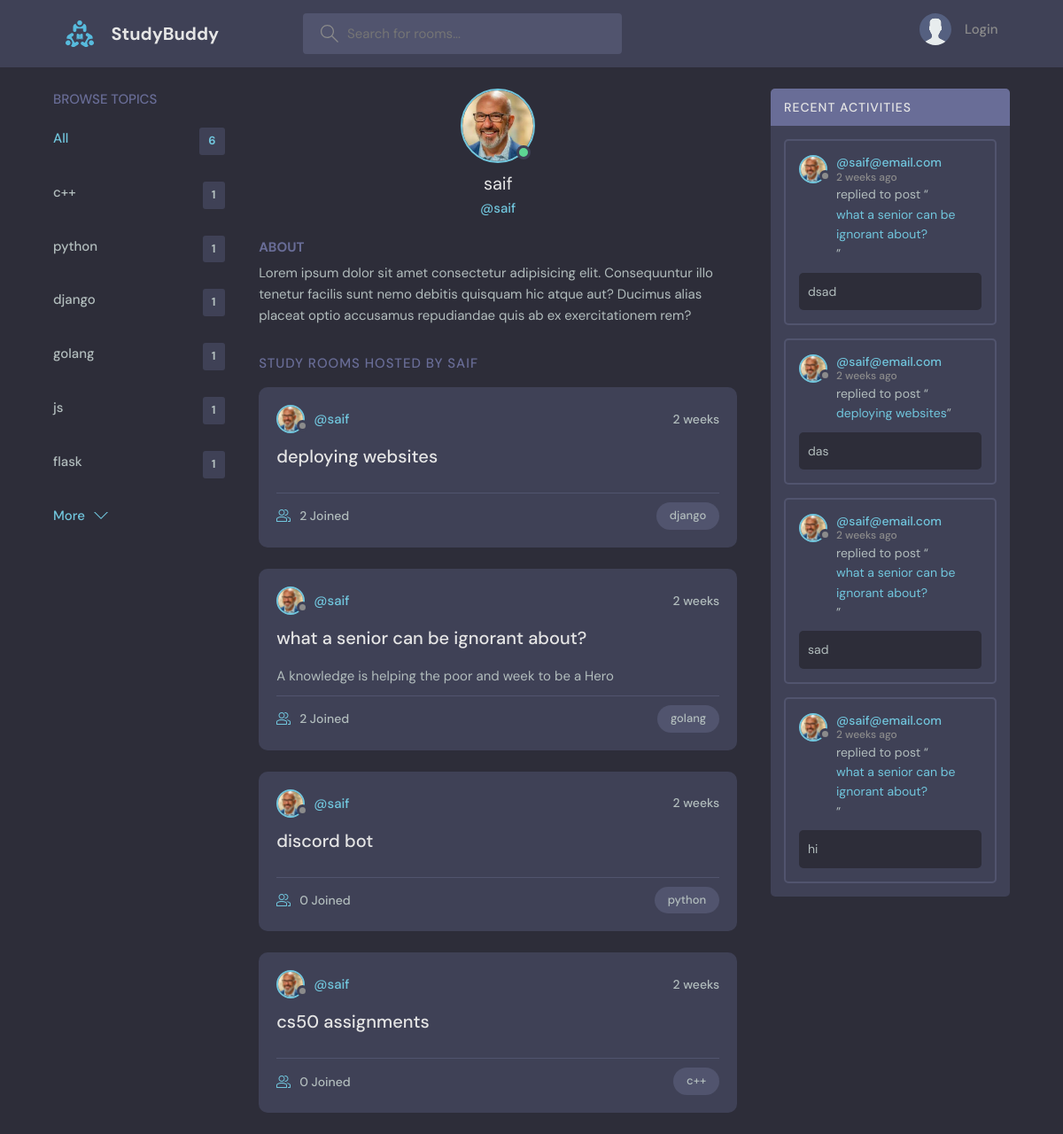
Page /profile/1/ on the committed database.
### base/models.py (models this page shows, shortened)
class Topic(models.Model):
    name = models.CharField(max_length=200)
    def __str__(self):
        return self.name

class User(AbstractUser):
    name = models.CharField(max_length=200, null=True)
    email = models.EmailField(unique=True, null=True)
    bio = models.TextField(null=True)
    avatar = models.ImageField(null=True, default="avatar.svg")
    USERNAME_FIELD = 'email'
    REQUIRED_FIELDS = []

class Room(models.Model):
    host = models.ForeignKey(User, on_delete=models.SET_NULL, null=True)
    topic = models.ForeignKey(Topic, on_delete=models.SET_NULL, null=True) # if the topic is deleted the room will not
    name = models.CharField(max_length=200)
    description = models.TextField(null=True, blank=True) # null --> must be description      blank --> for form user can sumbit room without description
    participants = models.ManyToManyField(User, related_name="participant", blank=True)
    updated = models.DateTimeField(auto_now=True) # will has value every time it is sumbitted
    created = models.DateTimeField(auto_now_add=True) # will save one value at the initiating of it
    class Meta: # to order the Rooms
        ordering = ['-updated', '-created']
    def __str__(self):
        return self.name

class Message(models.Model):
    user = models.ForeignKey(User, on_delete=models.CASCADE) # (user)one TO many(messages)
    room = models.ForeignKey(Room, on_delete=models.CASCADE) # when delete Room all messages will be deleted because of CASCADE
    body = models.TextField()
    updated = models.DateTimeField(auto_now=True) # will has value every time it is sumbitted
    created = models.DateTimeField(auto_now_add=True) # will save one value at the initiating of it
    class Meta: # to order the Messages
        ordering = ['-updated', '-created']

### base/views.py (the view)
# urls.py: path('profile/<str:pk>/', views.userProfile, name='user-profile'),
def userProfile(request, pk):
    user = User.objects.get(id=pk)
    rooms = user.room_set.all()
    room_messages=user.message_set.all()
    topics = Topic.objects.all()
    context={"user":user, "rooms":rooms, "room_messages":room_messages, "topics":topics}
    return render(request, 'base/profile.html', context)

### base/templates/base/profile.html (shortened to what this page needs)
{% extends 'main.html' %}
{% block content %}
  <main class="profile-page layout layout--3">
    <div class="container">
      {% include 'base/topics_component.html' %}
      <div class="roomList">
        <div class="profile">
          <div class="profile__avatar">
            <div class="avatar avatar--large active">
              <img src="{{user.avatar.url}}" />
            </div>
          </div>
          <div class="profile__info">
            <h3>{{user.username}}</h3>
            <p>@{{user.username}}</p>
          </div>
          <div class="profile__about">
            <h3>About</h3>
            <p>
              Lorem ipsum dolor sit amet consectetur adipisicing elit. Consequuntur illo tenetur
              facilis sunt nemo debitis quisquam hic atque aut? Ducimus alias placeat optio
              accusamus repudiandae quis ab ex exercitationem rem?
            </p>
          </div>
        </div>
        <div class="roomList__header">
          <div>
            <h2>Study Rooms Hosted by {{user.username}}</a>
            </h2>
          </div>
        </div>
        {% include 'base/feed_component.html' %}
      </div>
      {% include 'base/activity_component.html' %}
    </div>
  </main>
{% endblock content %}

### templates/main.html (shortened to what this page needs)
<!DOCTYPE html>
{%load static%}
<html lang="en">
  <head>
    <link rel="stylesheet" href="{%static 'styles/style.css' %}" />
  </head>
  <body>
    {% include 'navbar.html' %}
    {% block content %}{% endblock %}
  </body>
</html>

### templates/navbar.html (shortened to what this page needs)
{%load static%}
<header class="header header--loggedIn">
    <div class="container">
      <a href="{%url 'home' %}" class="header__logo">
        <img src="{% static 'images/logo.svg' %}"/>
        <h1>StudyBuddy</h1>
      </a>
      <form class="header__search" method="GET" action="{%url 'home'%}" >
        <label>
          <input name="q" placeholder="Search for rooms..." />
        </label>
      </form>
      <nav class="header__menu">
        {%if request.user.is_authenticated %}
        <div class="header__user">
          <a href="{%url 'update-user' %}">
            <div class="avatar avatar--medium active">
              <img src="{{request.user.avatar.url}}" />
            </div>
            <p>{{request.user.username}} <span>@{{request.user.username}}</span></p>
          </a>
          <button class="dropdown-button">
            <svg version="1.1" xmlns="http://www.w3.org/2000/svg" width="32" height="32" viewBox="0 0 32 32">
              <title>chevron-down</title>
              <path d="M16 21l-13-13h-3l16 16 16-16h-3l-13 13z"></path>
            </svg>
          </button>
        </div>
        {%else%}
        <a href="{%url 'login' %}">
          <img src="./assets/avatar.svg" />
          <p>Login</p>
        </a>
        {%endif%}
      </nav>
    </div>
  </header>

### base/templates/base/topics_component.html
<div class="topics">
    <div class="topics__header">
      <h2>Browse Topics</h2>
    </div>
    <ul class="topics__list">
      <li>
        <a href="{%url 'home' %}" class="active">All <span>{{topics.count}}</span></a>
      </li>
      {%for topic in topics%}
      <li>
        <a href="{%url 'home' %}?q={{topic.name}}">{{topic.name}} <span>{{topic.room_set.all.count}}</span></a>
      </li>
      {%endfor%}
    </ul>
    <a class="btn btn--link" href="{%url 'topics'%}">
      More
      <svg version="1.1" xmlns="http://www.w3.org/2000/svg" width="32" height="32" viewBox="0 0 32 32">
        <title>chevron-down</title>
        <path d="M16 21l-13-13h-3l16 16 16-16h-3l-13 13z"></path>
      </svg>
    </a>
  </div>

### base/templates/base/feed_component.html (shortened to what this page needs)
{% for room in rooms %}
<div class="roomListRoom">
    <div class="roomListRoom__header">
      <a href="{% url 'user-profile' room.host.id %}" class="roomListRoom__author">
        <div class="avatar avatar--small">
          <img src="{{room.host.avatar.url}}" />
        </div>
        <span>@{{room.host.username}}</span>
      </a>
      <div class="roomListRoom__actions">
        <span>{{room.created|timesince}}</span>
      </div>
    </div>
    <div class="roomListRoom__content">
      <a href="{% url 'room' room.id %}">{{room.name}}</a>
      <p>
        {{room.description}}
      </p>
    </div>
    <div class="roomListRoom__meta">
      <a href="{%url 'room' room.id %}" class="roomListRoom__joined">
        {{room.participants.all.count}} Joined
      </a>
      <p class="roomListRoom__topic">{{room.topic}}</p>
    </div>
</div>
{% endfor %}

### base/templates/base/activity_component.html (shortened to what this page needs)
<div class="activities">
    <div class="activities__header">
      <h2>Recent Activities</h2>
    </div>
    {%for message in room_messages%}
    <div class="activities__box">
      <div class="activities__boxHeader roomListRoom__header">
        <a href="{%url 'user-profile' message.user.id %}" class="roomListRoom__author">
          <div class="avatar avatar--small">
            <img src="{{message.user.avatar.url}}" />
          </div>
          <p>
            @{{message.user}}
            <span>{{message.created|timesince}} ago</span>
          </p>
        </a>
      </div>
      <div class="activities__boxContent">
        <p>replied to post “<a href="{%url 'room' message.room.id %}">{{message.room}}</a>”</p>
        <div class="activities__boxRoomContent">
          {{message.body}}
        </div>
      </div>
    </div>
    {%endfor%}
  </div>

### rows in the picture
Topic: name "c++", room_set.all.count "1"
Topic: name "python", room_set.all.count "1"
Topic: name "django", room_set.all.count "1"
Topic: name "golang", room_set.all.count "1"
Topic: name "js", room_set.all.count "1"
Topic: name "flask", room_set.all.count "1"
User: avatar (picture), username "saif", username "SAIF"
Room: host.avatar (picture), host.username "saif", created "2 weeks", name "deploying websites", participants.all.count "2", topic "django"
Room: host.avatar (picture), host.username "saif", created "2 weeks", name "what a senior can be ignorant about?", description "A knowledge is helping the poor and week to be a Hero", participants.all.count "2", topic "golang"
Room: host.avatar (picture), host.username "saif", created "2 weeks", name "discord bot", participants.all.count "0", topic "python"
Room: host.avatar (picture), host.username "saif", created "2 weeks", name "cs50 assignments", participants.all.count "0", topic "c++"
Message: user.avatar (picture), user "saif@email.com", created "2 weeks", room "what a senior can be ignorant about?", body "dsad"
Message: user.avatar (picture), user "saif@email.com", created "2 weeks", room "deploying websites", body "das"
Message: user.avatar (picture), user "saif@email.com", created "2 weeks", room "what a senior can be ignorant about?", body "sad"
Message: user.avatar (picture), user "saif@email.com", created "2 weeks", room "what a senior can be ignorant about?", body "hi"

### other values in the picture
{{ topics.count }} "6"
